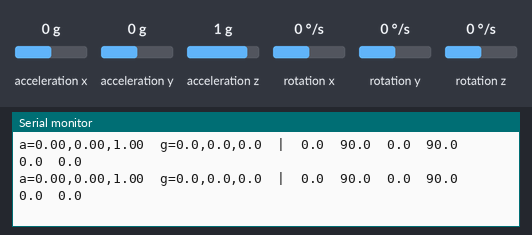
Bench run of a sketch on a simulated ESP32. Parts: the last lines printed to the serial monitor. Wiring (inferred from the names in the program): MPU-6050 motion sensor at I2C address 0x68. The test bench sets the inputs (shaded band); at power-on: acceleration x 0 g, acceleration y 0 g, acceleration z 1 g, rotation x 0 °/s, rotation y 0 °/s, rotation z 0 °/s.

Above: at 1.5 s.
1.6 s: acceleration x set to -1.4 g
At 1.67 s:
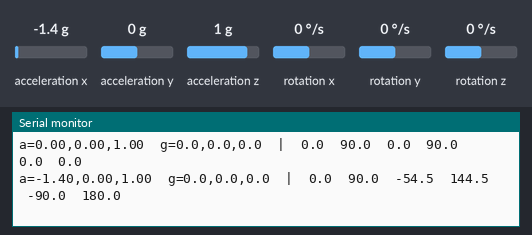
3.1 s: acceleration y set to -1.4 g
At 3.11 s:
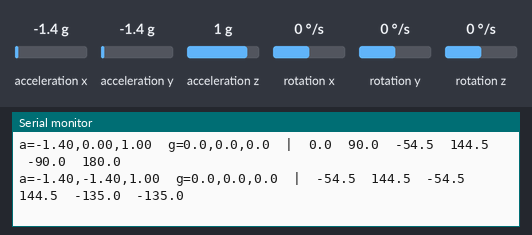
4.6 s: acceleration z set to -1.4 g
At 4.65 s:
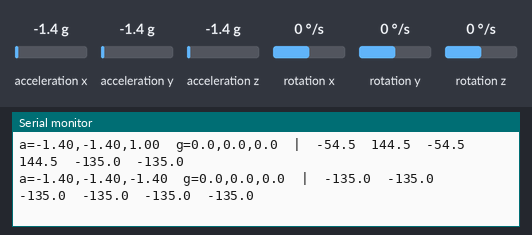
6.1 s: rotation x set to -192 °/s
At 6.1 s:
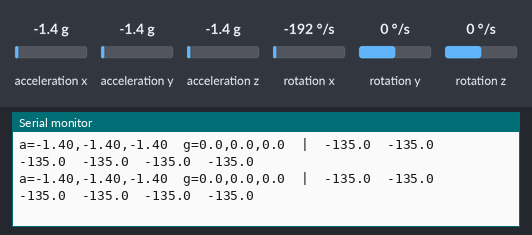
7.6 s: rotation y set to -192 °/s
At 7.66 s:
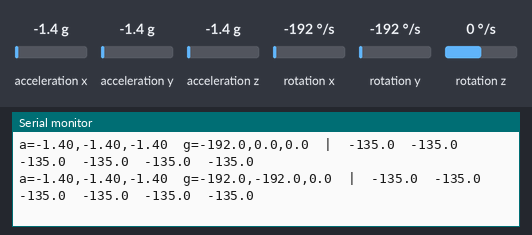

The sketch:

imu_test.ino
```cpp
// =============================================================================
// imu_test.ino -- standalone discovery tool for MPU-6050 axis/sign selection.
//
// Purpose: this firmware does NOT know which physical direction the frame
// tilts corresponds to which IMU axis, because the module's mounting
// orientation is unknown. Flash this sketch, open the serial monitor at
// 115200, and tilt the frame BY HAND about the intended balance axis while
// watching the printed candidate angles. Pick whichever (num,den) axis pair
// and sign gives: near 0 deg when upright, and a clean, monotonic,
// correctly-signed reading as you tilt it the way you want to call
// "positive". Then copy those choices into
// firmware/reaction_wheel_balance/config.h:
//   IMU_ACCEL_AXIS_NUM, IMU_ACCEL_AXIS_DEN, IMU_ACCEL_ANGLE_SIGN,
//   IMU_GYRO_AXIS, IMU_GYRO_SIGN
//
// This sketch is intentionally self-contained (no shared headers with the
// main firmware) so it can be flashed before any config.h values are known.
// =============================================================================
#include <Arduino.h>
#include <Wire.h>

// ---- pins (must match the main firmware's config.h) ----
static const int PIN_SDA = 8;
static const int PIN_SCL = 9;

static const uint8_t MPU_ADDR = 0x68;
static const uint8_t REG_WHO_AM_I = 0x75;
static const uint8_t REG_PWR_MGMT_1 = 0x6B;
static const uint8_t REG_CONFIG = 0x1A;
static const uint8_t REG_GYRO_CONFIG = 0x1B;
static const uint8_t REG_ACCEL_CONFIG = 0x1C;
static const uint8_t REG_ACCEL_XOUT_H = 0x3B;

static const float ACCEL_LSB_PER_G = 8192.0f;   // AFS_SEL=1 (+-4g)
static const float GYRO_LSB_PER_DPS = 65.5f;    // FS_SEL=1 (+-500dps)

bool writeReg(uint8_t reg, uint8_t val) {
  Wire.beginTransmission(MPU_ADDR);
  Wire.write(reg);
  Wire.write(val);
  return Wire.endTransmission() == 0;
}

bool readRegs(uint8_t startReg, uint8_t *buf, uint8_t len) {
  Wire.beginTransmission(MPU_ADDR);
  Wire.write(startReg);
  if (Wire.endTransmission(false) != 0) return false;
  if (Wire.requestFrom((int)MPU_ADDR, (int)len, (int)true) != len) return false;
  for (uint8_t i = 0; i < len; i++) buf[i] = Wire.read();
  return true;
}

void setup() {
  Serial.begin(115200);
  delay(300);
  Serial.println(F("imu_test: raw MPU-6050 axis/sign discovery"));

  Wire.begin(PIN_SDA, PIN_SCL);
  Wire.setClock(400000);

  writeReg(REG_PWR_MGMT_1, 0x00); // wake
  delay(10);

  uint8_t who = 0;
  Wire.beginTransmission(MPU_ADDR);
  Wire.write(REG_WHO_AM_I);
  if (Wire.endTransmission(false) == 0 && Wire.requestFrom((int)MPU_ADDR, 1, (int)true) == 1) {
    who = Wire.read();
  }
  Serial.printf("WHO_AM_I = 0x%02X (genuine MPU-6050 = 0x68; some clones differ)\n", who);

  writeReg(REG_CONFIG, 0x03);       // DLPF ~44Hz
  writeReg(REG_GYRO_CONFIG, 0x08);  // +-500 dps
  writeReg(REG_ACCEL_CONFIG, 0x08); // +-4 g

  Serial.println(F("Hold the frame UPRIGHT and still, then start tilting it by hand"));
  Serial.println(F("about the intended balance axis. Watch which angle column"));
  Serial.println(F("behaves the way you want (0 at upright, clean sign vs. direction)."));
  Serial.println();
  Serial.println(F("ax,ay,az(g)  gx,gy,gz(dps)  |  atan2(ay,az)  atan2(az,ay)  atan2(ax,az)  atan2(az,ax)  atan2(ax,ay)  atan2(ay,ax)  [deg]"));
}

void loop() {
  uint8_t buf[14];
  if (!readRegs(REG_ACCEL_XOUT_H, buf, 14)) {
    Serial.println(F("I2C read failed -- check wiring (SDA=GPIO8, SCL=GPIO9, addr 0x68)"));
    delay(200);
    return;
  }

  int16_t axr = (int16_t)((buf[0] << 8) | buf[1]);
  int16_t ayr = (int16_t)((buf[2] << 8) | buf[3]);
  int16_t azr = (int16_t)((buf[4] << 8) | buf[5]);
  int16_t gxr = (int16_t)((buf[8] << 8) | buf[9]);
  int16_t gyr = (int16_t)((buf[10] << 8) | buf[11]);
  int16_t gzr = (int16_t)((buf[12] << 8) | buf[13]);

  float ax = axr / ACCEL_LSB_PER_G, ay = ayr / ACCEL_LSB_PER_G, az = azr / ACCEL_LSB_PER_G;
  float gx = gxr / GYRO_LSB_PER_DPS, gy = gyr / GYRO_LSB_PER_DPS, gz = gzr / GYRO_LSB_PER_DPS;

  float aYZ = atan2(ay, az) * 180.0f / PI;
  float aZY = atan2(az, ay) * 180.0f / PI;
  float aXZ = atan2(ax, az) * 180.0f / PI;
  float aZX = atan2(az, ax) * 180.0f / PI;
  float aXY = atan2(ax, ay) * 180.0f / PI;
  float aYX = atan2(ay, ax) * 180.0f / PI;

  Serial.printf("a=%.2f,%.2f,%.2f  g=%.1f,%.1f,%.1f  |  %.1f  %.1f  %.1f  %.1f  %.1f  %.1f\n",
                ax, ay, az, gx, gy, gz, aYZ, aZY, aXZ, aZX, aXY, aYX);

  delay(100);
}
```

Measured:
- after the input at 1.6 s, the serial monitor: prints a new line after 0.07 s (image 1)
- after the input at 3.1 s, the serial monitor: prints a new line at once (image 2)
- after the input at 4.6 s, the serial monitor: prints a new line after 0.05 s (image 3)
- after the input at 7.6 s, the serial monitor: prints a new line after 0.05 s (image 5)
